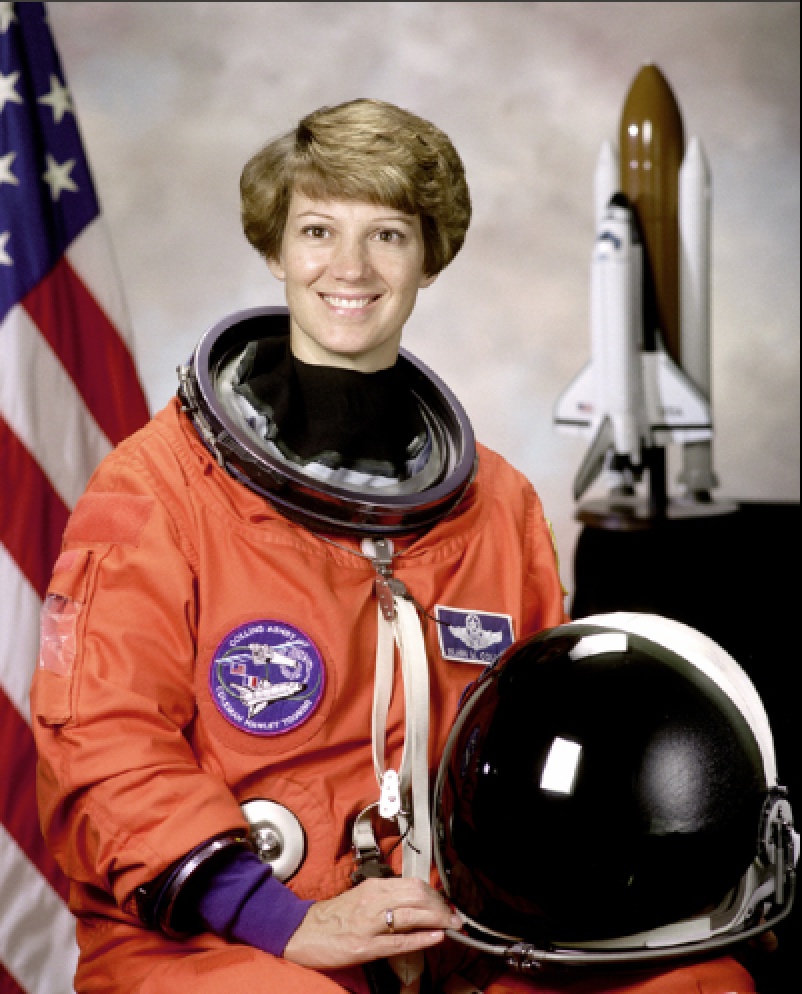
#> input picture SkinDetector/tests/test_image.png, 802 x 994 px, given in place of the camera
$ python chrom.py
#> lines starting #> are read from the running program, lines starting #| are printed output that depends on the picture
import cv2
import numpy as np
import matplotlib.pyplot as plt
from scipy.signal import find_peaks

# Videodan çerçeve almak için kullanılan sınıf
class FrameCapture:
    def __init__(self, video_path):
        self.video = cv2.VideoCapture(0)

    def get_frame(self):
        ret, frame = self.video.read()
#> frame is the input picture: shape (994, 802, 3); mean B, G, R 96.4, 103.3, 136.9
        if not ret:
            return None
        return cv2.cvtColor(frame, cv2.COLOR_BGR2RGB)

# Nabız hesaplama sınıfı
class HeartRateEstimator:
    def __init__(self, video_path):
        self.frame_capture = FrameCapture(video_path)

    def estimate_heart_rate(self):
        while True:
            frame = self.frame_capture.get_frame()
            if frame is None:
                break

            # Yüz tespiti için Cascade sınıflandırıcısını yükleme
            face_cascade = cv2.CascadeClassifier(cv2.data.haarcascades + 'haarcascade_frontalface_default.xml')

            # Frame'i gri tonlamalıya dönüştürme
            gray_frame = cv2.cvtColor(frame, cv2.COLOR_RGB2GRAY)
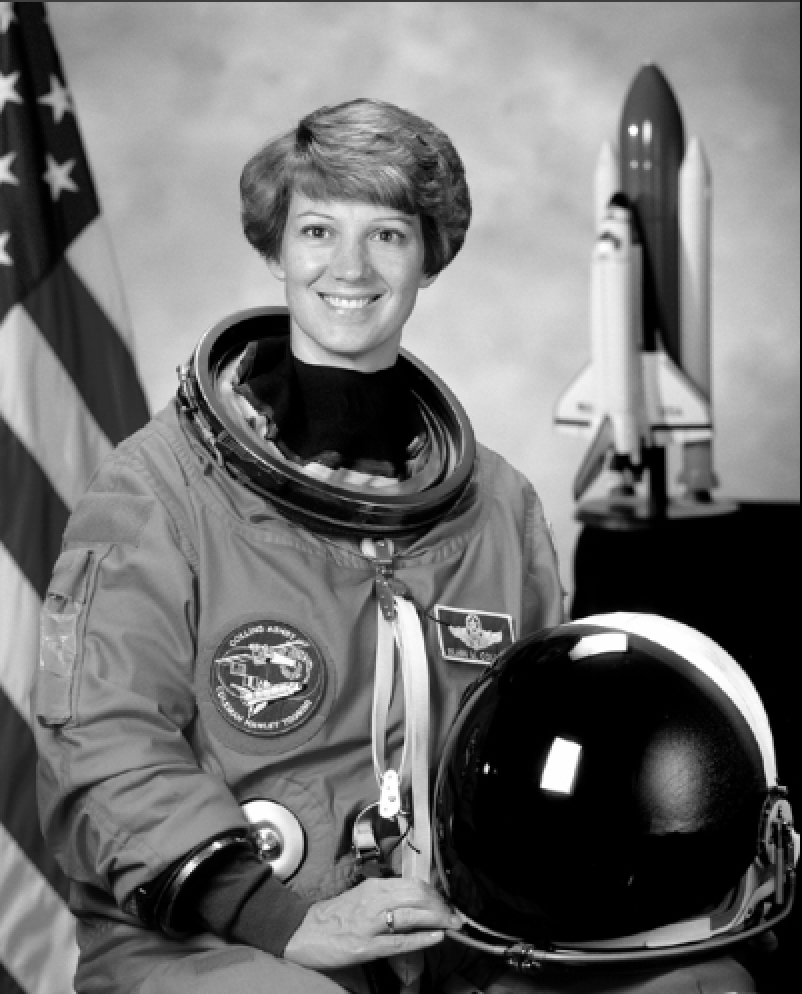
#> gray_frame: shape (994, 802); min 0, max 255, mean 112.6

            # Yüz tespiti
            faces = face_cascade.detectMultiScale(gray_frame, 1.3, 5)
#> faces = [[281, 180, 146, 146]]

            for (x, y, w, h) in faces:
                # Yüz bölgesini kırpma
                face_roi = gray_frame[y:y+h, x:x+w]

                # Yüz bölgesini normalize etme
                face_roi = cv2.equalizeHist(face_roi)

                # Histogram eşitleme
                clahe = cv2.createCLAHE(clipLimit=2.0, tileGridSize=(8, 8))
                face_roi = clahe.apply(face_roi)

                # Yüz bölgesini renkli forma dönüştürme
                face_roi_color = frame[y:y+h, x:x+w]

                # Yüz bölgesindeki kanalları ayrıştırma
                r, g, b = cv2.split(face_roi_color)

                # Renk kanallarının chrominance değerlerini hesaplama
                cr = np.mean(r)
                cg = np.mean(g)
                cb = np.mean(b)

                # Chrominance değerleri ile nabız tahmini
                pulse = (cr + cg + cb) / 3.0

                # Tahmini nabızı ekrana yazdırma
                print("Tahmini Nabız: ", int(pulse))
#> this loop made 1 pass
#> (x, y, w, h, cr, cg, cb, pulse) on pass 1: (281, 180, 146, 146, 180, 150.5, 126.5, 152.3)
#| Tahmini Nabız:  152
#> pass 1, in estimate_heart_rate, `face_roi = gray_frame[y:y+h, x:x+w]`:
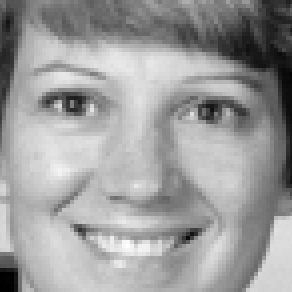
#> face_roi: shape (146, 146) (shown 2 times larger); min 0, max 254, mean 156.6
#> pass 1, in estimate_heart_rate, `face_roi = cv2.equalizeHist(face_roi)`:
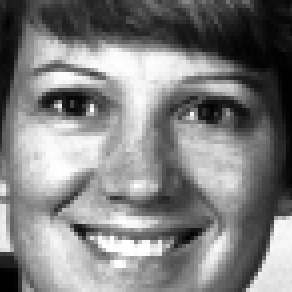
#> face_roi: shape (146, 146) (shown 2 times larger); min 0, max 255, mean 128.3
#> pass 1, in estimate_heart_rate, `face_roi = clahe.apply(face_roi)`:
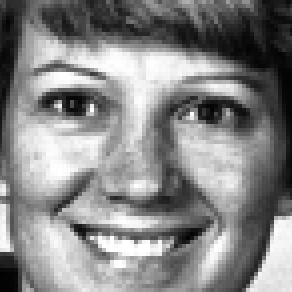
#> face_roi: shape (146, 146) (shown 2 times larger); min 2, max 255, mean 133.9
#> pass 1, in estimate_heart_rate, `face_roi_color = frame[y:y+h, x:x+w]`:
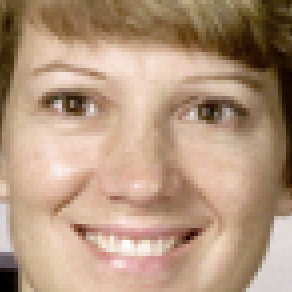
#> face_roi_color: shape (146, 146, 3) (shown 2 times larger); mean R, G, B 180, 150.5, 126.5
#> after the loop:
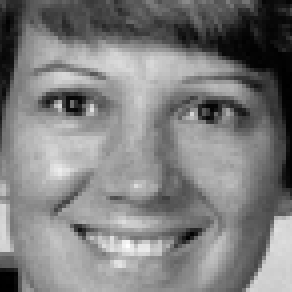
#> b: shape (146, 146) (shown 2 times larger); min 0, max 254, mean 126.5
#> after the loop:
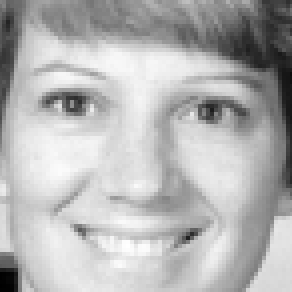
#> r: shape (146, 146) (shown 2 times larger); min 0, max 255, mean 180

            # Frame'i gösterme
            plt.imshow(frame)
            plt.show()

        self.frame_capture.video.release()

# Ana program
if __name__ == '__main__':
    video_path = 'video.mp4'  # İşlem yapılacak video dosyasının yolu
    estimator = HeartRateEstimator(video_path)
    estimator.estimate_heart_rate()
